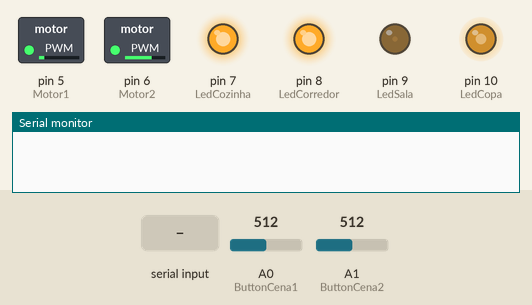
This sketch was run on a simulated Arduino Uno, built with avr-gcc and run on an emulated ATmega328P. Parts: switched loads named in the sketch (green lamp = pin HIGH), output pins drawn as LEDs (lit = HIGH), the last lines printed to the serial monitor. The inputs (shaded band) are chosen by the test bench; at power-on: A0 (ButtonCena1) = 512, A1 (ButtonCena2) = 512.

Above: at 1.2 s.
1.3 s: "1" received over Serial
At 2.6 s:
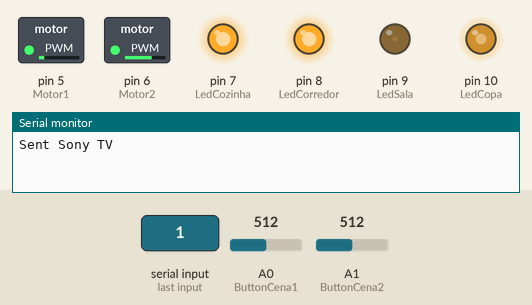
2.9 s: A0 (ButtonCena1) set to 0
At 3.6 s:
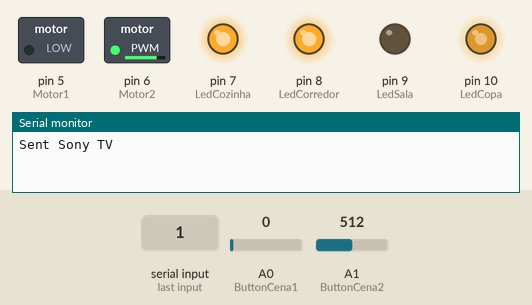
4.4 s: A0 (ButtonCena1) set to 122
At 5.6 s:
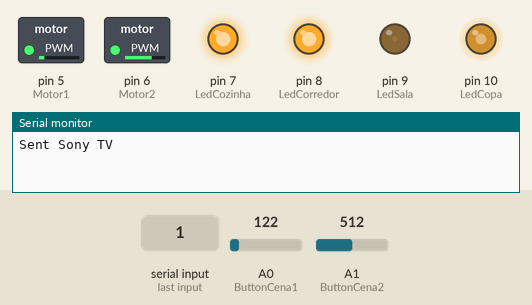
5.9 s: A1 (ButtonCena2) set to 0
At 6.8 s:
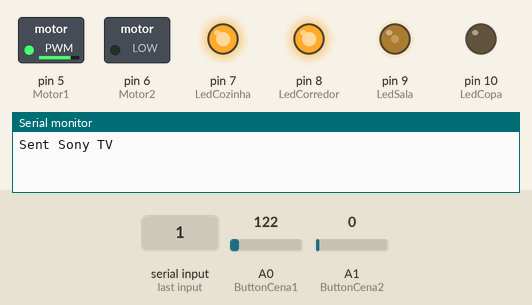
Timing chart, 0 to 8.4 s (numbered marks = the images above; inputs shaded):
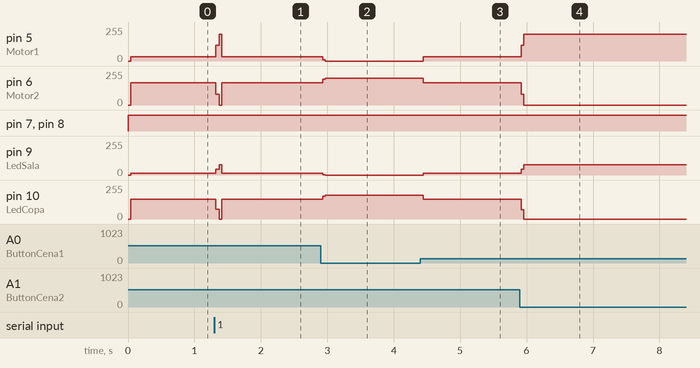

The sketch:

domoticaCode.ino
```cpp
/*

*/
#include <IRremote.h>

// variables
const int ButtonCena1 = A0;
const int ButtonCena2 = A1;

const int DimmerCopa = A5;
const int DimmerSala = A4;

const int LedCozinha = 7;
const int LedCorredor = 8;
const int LedSala = 9;
const int LedCopa = 10;

const int Motor1  = 5;
const int Motor2  = 6;

//states
int buttonCena1State = 0; // Entretenimento
int buttonCena2State = 0; // Jantar

//IR communication
int Receiver = 11;

IRrecv irrecv(Receiver);
IRsend irsend;

decode_results results;


void setup() {
    //Receiver Configuration
    Serial.begin(9600);
    irrecv.enableIRIn(); // Start the receiver

    //Pin Setups
    pinMode(ButtonCena1, INPUT);
    pinMode(ButtonCena2, INPUT);

    pinMode(LedCorredor, OUTPUT);
    pinMode(LedSala, OUTPUT);
    pinMode(LedCopa, OUTPUT);
    pinMode(LedCozinha, OUTPUT);

    pinMode(DimmerSala, INPUT);
    pinMode(DimmerCopa, INPUT);

    pinMode(Motor1, OUTPUT);
    pinMode(Motor2, OUTPUT);

    // init variables
    analogWrite(LedSala, 255);
    analogWrite(LedCopa, 255);
    digitalWrite(LedCozinha, LOW);
    digitalWrite(LedCorredor, LOW);
}

void loop() {
  buttonCena1State = analogRead(ButtonCena1);
  buttonCena2State = analogRead(ButtonCena2);

  if (irrecv.decode(&results)) {
    Serial.print("Protocal: ");
    Serial.println(results.decode_type, DEC);
    Serial.println(results.value, HEX);
    irrecv.resume();
  }

  if(buttonCena1State)
  {
    //iluminação
    analogWrite(LedSala, 76); //255*0.3
    analogWrite(LedCopa, 0);
    digitalWrite(LedCozinha, HIGH);
    digitalWrite(LedCorredor, HIGH);

    // persianas
    analogWrite(Motor1, 200);
    analogWrite(Motor2, 0);

    //Liga TV
    if (Serial.read()!= -1){
      irsend.sendSony(0xa90, 12);
      Serial.print("Sent Sony TV ");
    }

    //Liga Home Theather
    if (Serial.read()!= -1){
      irsend.sendNEC(0x00ff01fe, 32);
      Serial.print("Sent NEC Home Theater ");
    }

  }

  if(buttonCena2State)
  {
    //iluminação
    analogWrite(LedSala, 0);
    analogWrite(LedCopa, 178); //255*0.7
    digitalWrite(LedCozinha, HIGH);
    digitalWrite(LedCorredor, HIGH);

    // persianas
    analogWrite(Motor1, 0);
    analogWrite(Motor2, 200);

    //Liga Home Theather
    if (Serial.read()!= -1){
      irsend.sendNEC(0x00ff01fe, 32);
      Serial.print("Sent NEC Home Theater ");
    }
  }

}
```

Measured:
- after the input at 1.3 s, pin 5 (Motor1): 32/255 → 119/255 at once, → 200/255 0.05 s later, → 32/255 0.04 s later; pin 6 (Motor2): 168/255 → 81/255 at once, → 0/255 0.05 s later, → 168/255 0.04 s later
- after the input at 2.9 s, pin 5 (Motor1): 32/255 → 0/255 at once; pin 6 (Motor2): 168/255 → 200/255 at once; pin 9 (LedSala): 12/255 → 0/255 at once; pin 10 (LedCopa): 149/255 → 178/255 at once
- after the input at 4.4 s, pin 5 (Motor1): 0/255 → 32/255 at once; pin 6 (Motor2): 200/255 → 168/255 at once; pin 9 (LedSala): 0/255 → 12/255 at once; pin 10 (LedCopa): 178/255 → 149/255 at once
- after the input at 5.9 s, pin 5 (Motor1): 32/255 → 200/255 at once; pin 6 (Motor2): 168/255 → 0/255 at once; pin 9 (LedSala): 12/255 → 76/255 at once; pin 10 (LedCopa): 149/255 → 0/255 at once
